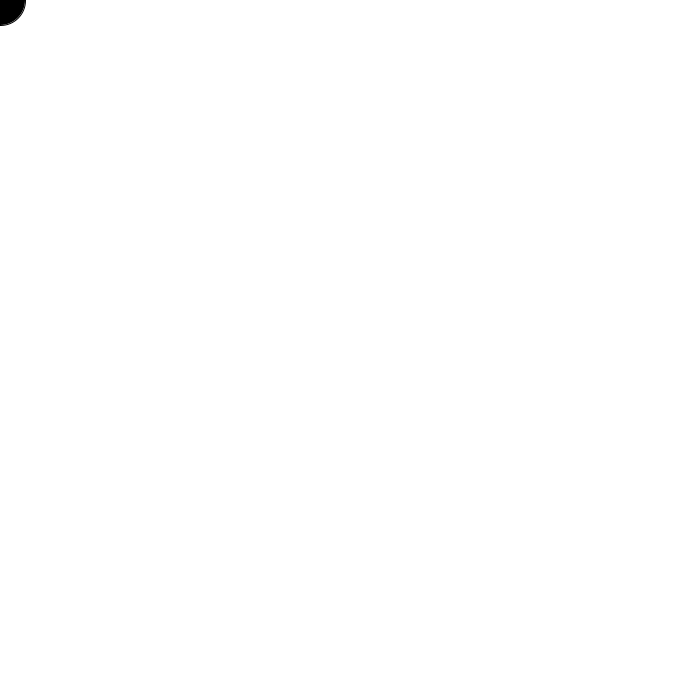
Frame 1 (no input)
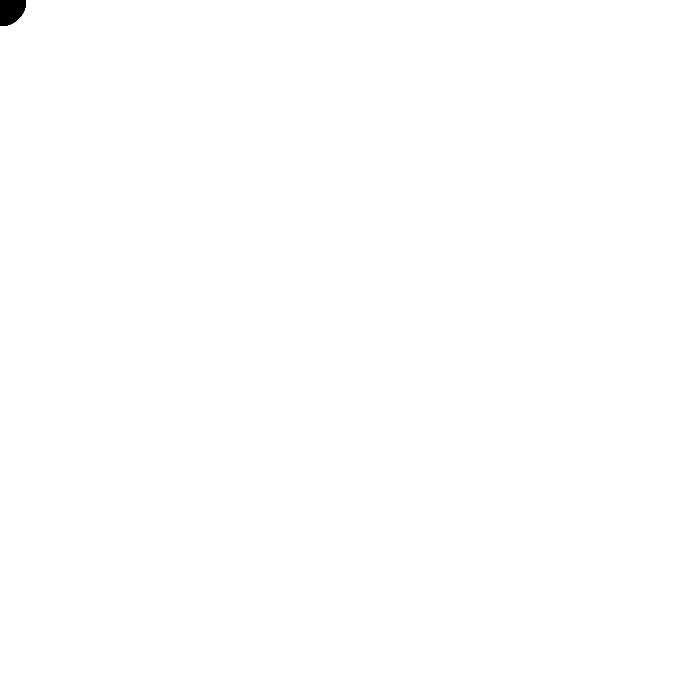
Frame 60 (the mouse pressed at the canvas centre just before this capture)
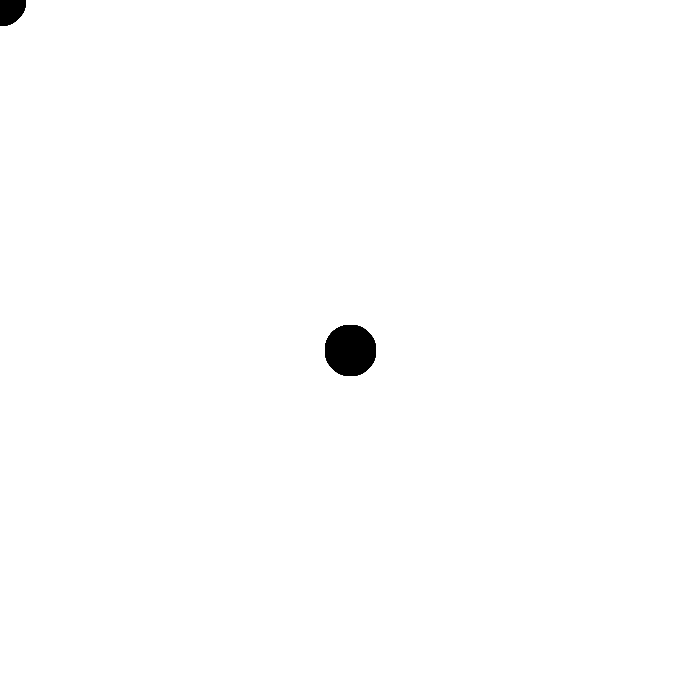
Frame 120 (the mouse held since frame 60 and released just before this capture)

The Processing sketch that drew these frames (run headless with seeded random() and noise(); from frame 60 on, the mouse is pressed at the canvas centre):

// Processing sketch: processing_122623
// ── processing_122623.pde


void setup() {
 size(700,700);
 background(255);
}

String[] quotes = { 
"'Today you are You, that is truer than true. There is no one alive who is Youer than You'",
"'Don't cry because it's over. Smile because it happened.'",
"'Why fit in when you were born to stand out?' ~Dr. Seuss",
"'Today was good. Today was fun. Tomorrow is another one.'",
"'You'll miss the best things if you keep your eyes shut.'",
"'Think and wonder, wonder and think.'",
"'Today is your day! Your mountain is waiting, So...get on your way.'",
"'Unless!'",
"'THINK! You can think any THINK that you wish...'",
"'If you never did, you should. These things are fun and fun is good.'",
"'You have brains in your head. You have feet in your shoes. You can steer yourself any direction you choose.'",
"'You are you. Now isn't that pleasant?'",
"'Sometimes the questions are complicated and the answers are simple.'",
"'It is better to know how to learn than to know.'",
"'Everything stinks till it's finished'",
"'The more that you read, the more things you will know. The more that you learn, the more places you'll go.'",
"'A person's a person, no matter how small'",
"'I meant what I said and I said what I meant'",
"'Only you can control your future.'",
"'Be awesome! Be a book nut!'",
"'Be who you are and say what you mean. Because those who mind don't matter and those who matter don't mind'",
"'Oh, the things you can find if you don't stay behind!'",
"'It's opener, out there, in the wide, open air.'",
"'Teeth are always in style.'",
"'Today I shall behave, as if this is the day I will be remembered'",
"'Will you succeed? Yes you will indeed! Ninety-eight and three-quarters percent guaranteed.'",
"'From there to here, and here to there, funny things are everywhere.'",
"'Step with care and great tact. And remember that Life's a Great Balancing Act'",
"'Unless someone like you cares a whole awful lot, nothing is going to get better. It's not.'",
"'You're on your own. And you know what you know. And YOU are the one who'll decide where to go...'"};

int statement = int(random(quotes.length));
float x_position = random(0,400);
float y_position = random(0,400);

void draw() {
 textSize(20);
 fill(255);
 text(quotes[statement], x_position, y_position, 200,300);
 fill(0);
 ellipse(mouseX,mouseY, 50, 50);
}
